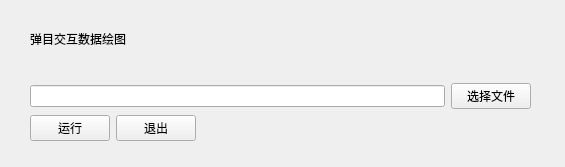
<?xml version="1.0" encoding="UTF-8"?>
<ui version="4.0">
 <class>mis_tar</class>
 <widget class="QWidget" name="mis_tar">
  <property name="geometry">
   <rect>
    <x>0</x>
    <y>0</y>
    <width>565</width>
    <height>167</height>
   </rect>
  </property>
  <property name="windowTitle">
   <string>Form</string>
  </property>
  <widget class="QWidget" name="layoutWidget">
   <property name="geometry">
    <rect>
     <x>30</x>
     <y>0</y>
     <width>501</width>
     <height>141</height>
    </rect>
   </property>
   <layout class="QVBoxLayout" name="verticalLayout">
    <item>
     <widget class="QLabel" name="label">
      <property name="text">
       <string>弹目交互数据绘图</string>
      </property>
     </widget>
    </item>
    <item>
     <layout class="QHBoxLayout" name="horizontalLayout">
      <item>
       <widget class="QLineEdit" name="lineEdit_mis"/>
      </item>
      <item>
       <widget class="QPushButton" name="btn_mis_choose">
        <property name="text">
         <string>选择文件</string>
        </property>
       </widget>
      </item>
     </layout>
    </item>
    <item>
     <layout class="QHBoxLayout" name="horizontalLayout_2">
      <item>
       <widget class="QPushButton" name="btn_mis_run">
        <property name="text">
         <string>运行</string>
        </property>
       </widget>
      </item>
      <item>
       <widget class="QPushButton" name="btn_mis_close">
        <property name="text">
         <string>退出</string>
        </property>
       </widget>
      </item>
      <item>
       <spacer name="horizontalSpacer_2">
        <property name="orientation">
         <enum>Qt::Horizontal</enum>
        </property>
        <property name="sizeHint" stdset="0">
         <size>
          <width>40</width>
          <height>20</height>
         </size>
        </property>
       </spacer>
      </item>
     </layout>
    </item>
   </layout>
  </widget>
 </widget>
 <resources/>
 <connections/>
</ui>
